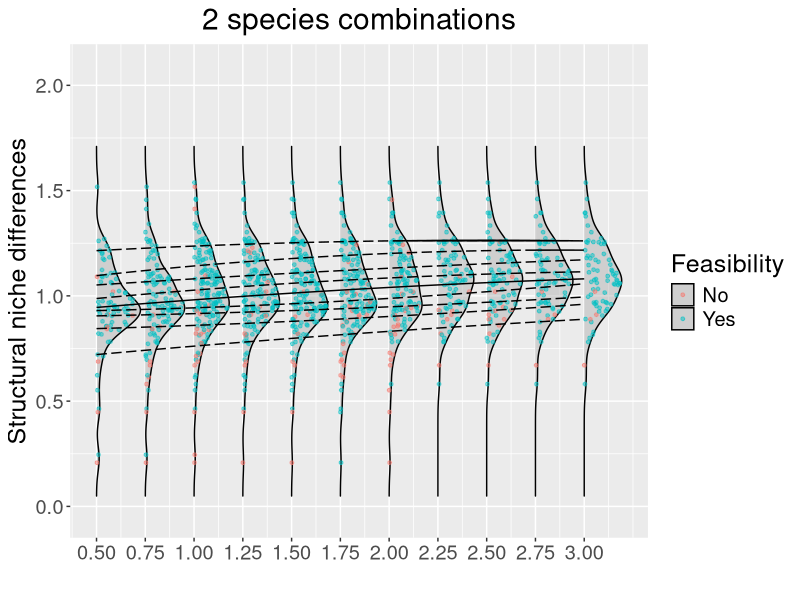
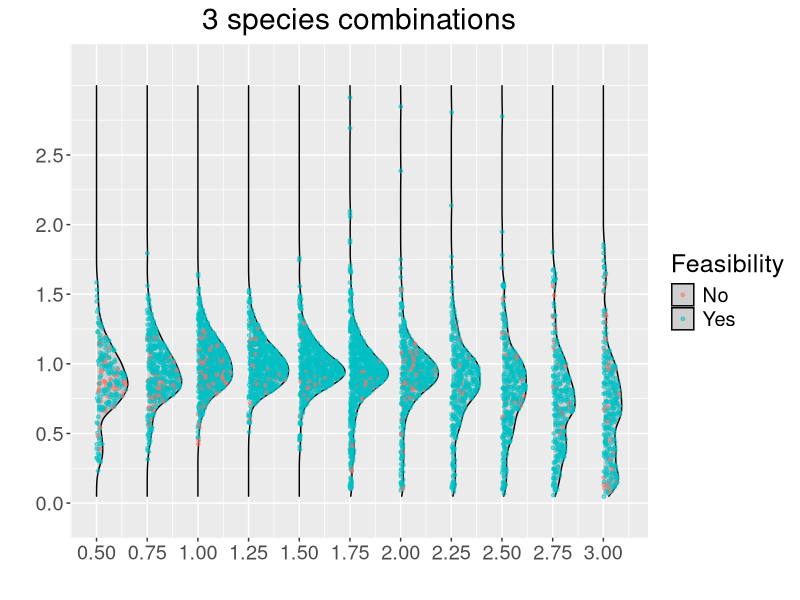

R code for these plots, in order: (Note: this script raises an error after producing the figures.)
#load coexistence 2 species results
coex2 <- read.csv(file = "results/results-LUI_coexistence-2spp.csv")
coex2$feasibility <- as.factor(coex2$feasibility)

coex3 <- read.csv(file = "results/results-LUI_coexistence-3spp.csv")
coex3$feasibility <- as.factor(coex3$feasibility)

#ridges
library(ggplot2)
library(ggpubr)
library(ggridges)
library(png)
library(quantreg)

#quantile

#coex2
eq <- SND ~ a * LUI^2 + b * LUI  + c

nlrq1 <- nlrq(eq, data=coex2, start = list(a = 3, b = 5, c = 5), tau = 0.1)
summary(nlrq1)
nlrq2 <- nlrq(eq, data=coex2, start = list(a = 2, b = 2, c = 5), tau = 0.2)
summary(nlrq2)
nlrq3 <- nlrq(eq, data=coex2, start = list(a = 2, b = 2, c = 5), tau = 0.3)
summary(nlrq3)
nlrq4 <- nlrq(eq, data=coex2, start = list(a = 3, b = 5, c = 5), tau = 0.4)
summary(nlrq4)
nlrq5 <- nlrq(eq, data=coex2, start = list(a = 2, b = 2, c = 5), tau = 0.5)
summary(nlrq5)
nlrq6 <- nlrq(eq, data=coex2, start = list(a = 2, b = 2, c = 5), tau = 0.6)
summary(nlrq6)
nlrq7 <- nlrq(eq, data=coex2, start = list(a = 3, b = 5, c = 5), tau = 0.7)
summary(nlrq7)
nlrq8 <- nlrq(eq, data=coex2, start = list(a = 2, b = 2, c = 5), tau = 0.8)
summary(nlrq8)
nlrq9 <- nlrq(eq, data=coex2, start = list(a = 2, b = 2, c = 5), tau = 0.9)
summary(nlrq9)

# the usual calculation of the corresponding line

predict_range <- data.frame(LUI = seq(0.5, 3.0, length = 100))
l1 <- within(predict_range,  SND <- predict(nlrq1, newdata = predict_range))
l2 <- within(predict_range,SND <- predict(nlrq2,  newdata = predict_range))
l3 <- within(predict_range,  SND <- predict(nlrq3, newdata = predict_range))
l4 <- within(predict_range,SND <- predict(nlrq4,  newdata = predict_range))
l5 <- within(predict_range,  SND <- predict(nlrq5, newdata = predict_range))
l6 <- within(predict_range,SND <- predict(nlrq6,  newdata = predict_range))
l7 <- within(predict_range,  SND <- predict(nlrq7, newdata = predict_range))
l8 <- within(predict_range,SND <- predict(nlrq8,  newdata = predict_range))
l9 <- within(predict_range,SND <- predict(nlrq9,  newdata = predict_range))


#common features for all figures
size_text <- 18 #text size
size_points <- 1
size_figure <- c(12, 16) #width and height for saving the final figure


#structural niche differences 2 species----
SND2 <- ggplot(data = coex2, aes(x = SND, y = LUI)) +
  stat_density_ridges(aes(group = LUI, point_color = feasibility),
                      scale = 0.9,
                      alpha = 0.5,
                      quantile_lines = FALSE,
                      jittered_points = TRUE,
                      point_size = size_points,
                      position = "points_sina",
                      show.legend = TRUE) +
  scale_point_color_hue(name = "Feasibility",
                        breaks = c("0", "1"),
                        labels = c("No", "Yes")) +
  ###
  #quantiles
  geom_line(data=l1,linetype = "longdash") +
  geom_line(data=l2, linetype = "longdash") +
  geom_line(data=l3, linetype = "longdash") +
  geom_line(data=l4, linetype = "longdash") +
  geom_line(data=l5) + # this is because it is the median.
  geom_line(data=l6, linetype = "longdash") +
  geom_line(data=l7, linetype = "longdash") +
  geom_line(data=l8, linetype = "longdash") +
  geom_line(data=l9, linetype = "longdash") +
  ###
  
  scale_y_continuous(breaks = seq(0.5, 3, 0.25)) +
  scale_x_continuous(expand = expansion(0.1),
                     breaks = seq(0,
                                  round(max(c(coex2$SND, coex3$SND)), 1),
                                  by = 0.5),
                     limits = c(min(c(coex2$SND, coex3$SND)),
                                max(c(2, 2)))) +
  xlab("Structural niche differences") +
  ylab(" ") +
  ggtitle("2 species combinations") +
  coord_flip() +
  theme(text = element_text(size = size_text),
        plot.title = element_text(hjust = 0.5)); SND2


#structural niche differences 3 species----
SND3 <- ggplot(data = coex3, aes(x = SND, y = LUI)) +
  stat_density_ridges(aes(group = LUI, point_color = feasibility),
                      scale = 0.9,
                      alpha = 0.5,
                      quantile_lines = FALSE,
                      jittered_points = TRUE,
                      point_size = size_points,
                      position = "points_sina",
                      show.legend = TRUE) +
  scale_point_color_hue(name = "Feasibility",
                        breaks = c("0", "1"),
                        labels = c("No", "Yes")) +
  ###
  #quantiles
  ###
  scale_y_continuous(breaks = seq(0.5, 3, 0.25)) +
  scale_x_continuous(expand = expansion(0.1),
                     breaks = seq(0,
                                  round(max(c(coex2$SND, coex3$SND)), 1),
                                  by = 0.5),
                     limits = c(min(c(coex2$SND, coex3$SND)),
                                max(c(3, 3)))) +
  xlab(" ") +
  ylab(" ") +
  ggtitle("3 species combinations") +
  coord_flip() +
  theme(text = element_text(size = size_text),
        plot.title = element_text(hjust = 0.5)); SND3

#load quantile regression image
img <- load.image("figures/quantile.reg.niche.3.png")
SND3 <- ggdraw(SND3) +
  draw_image(img, x=.18, y=.24, scale=0.35)
SND3


#structural fitness differences 2 species
SFD2 <- ggplot(data = coex2, aes(x = SFD, y = LUI)) +
  stat_density_ridges(aes(group = LUI, point_color = feasibility),
                      scale = 0.9,
                      alpha = 0.5,
                      quantile_lines = FALSE,
                      jittered_points = TRUE,
                      point_size = size_points,
                      position = "points_sina",
                      show.legend = TRUE) +
  scale_point_color_hue(name = "Feasibility",
                        breaks = c("0", "1"),
                        labels = c("No", "Yes")) +
  ###
  #quantiles
  ###
  scale_y_continuous(breaks = seq(0.5, 3, 0.25)) +
  scale_x_continuous(expand = expansion(0.1),
                     breaks = seq(0,
                                  round((max(c(coex2$SFD, coex3$SFD))/10))*10,
                                  by = 20),
                     limits = c(min(c(coex2$SFD, coex3$SFD)),
                                max(c(120,120)))) +
  ylab("Land use intensity (LUI)") +
  xlab("Structural fitness differences") +
  ggtitle(" ") +
  coord_flip() +
  theme(text = element_text(size = size_text)); SFD2

#load quantile regression image
img <- load.image("figures/quantile.reg.fitness.2.png")
SFD2 <- ggdraw(SFD2) +
  draw_image(img, x=.18, y=.24, scale=0.35)
SFD2


#structural fitness differences 3 species
SFD3 <- ggplot(data = coex3, aes(x = SFD, y = LUI)) +
  stat_density_ridges(aes(group = LUI, point_color = feasibility),
                      scale = 0.9,
                      alpha = 0.5,
                      quantile_lines = FALSE,
                      jittered_points = TRUE,
                      point_size = size_points,
                      position = "points_sina",
                      show.legend = TRUE) +
  scale_point_color_hue(name = "Feasibility",
                        breaks = c("0", "1"),
                        labels = c("No", "Yes")) +
  ###
  #quantiles
  ###
  scale_y_continuous(breaks = seq(0.5, 3, 0.25)) +
  scale_x_continuous(expand = expansion(0.1),
                     breaks = seq(0,
                                  round((max(c(coex2$SFD, coex3$SFD))/10))*10,
                                  by = 20),
                     limits = c(min(c(coex2$SFD, coex3$SFD)),
                                max(c(120,120)))) +
  xlab(" ") +
  ylab("Land use intensity (LUI)") +
  ggtitle(" ") +
  coord_flip() +
  theme(text = element_text(size = size_text)); SFD3

#load quantile regression image
img <- load.image("figures/quantile.reg.fitness.3.png")
SFD3 <- ggdraw(SFD3) +
  draw_image(img, x=.18, y=.24, scale=0.35)
SFD3

#put them together
ggarrange(SND2, SND3, SFD2, SFD3,
          ncol = 2, nrow = 2,
          common.legend = TRUE,
          legend = "right",
          align = "hv",
          labels = "AUTO",
          font.label = list(size = size_text + 5),
          hjust = -1.2,
          vjust = 1.8)

ggsave("figures/Fig1_flipped.png", device = "png",
       dpi = 320, width = size_figure[2], height = size_figure[1])

#VIOLIN with BOXPLOT
#ggplot(data = coex3, aes(x = LUI, y = SFD, group = LUI)) +
#  geom_violin(fill = "grey") +
#  geom_boxplot(aes(group = LUI), width = 0.05, outlier.colour = NA) +
#  stat_summary(fun = mean, geom = "point", size = 2, color = "blue") +
#  xlab("Land use intensity") +
#  ylab("Structural fitness differences") +
#  scale_x_continuous(breaks = seq(0.5, 3, 0.25)) +
#  scale_y_continuous(expand = expansion(0.1),
#                     breaks = seq(0,
#                                  round((max(c(coex2$SFD, coex3$SFD))/10))*10,
#                                  by = 20),
#                     limits = c(min(c(coex2$SFD, coex3$SFD)),
#                                max(c(coex2$SFD, coex3$SFD))))
#ggsave("figures/violin_SFD3.png", device = "png",
#       dpi = 320, width = 8, height = 6)
